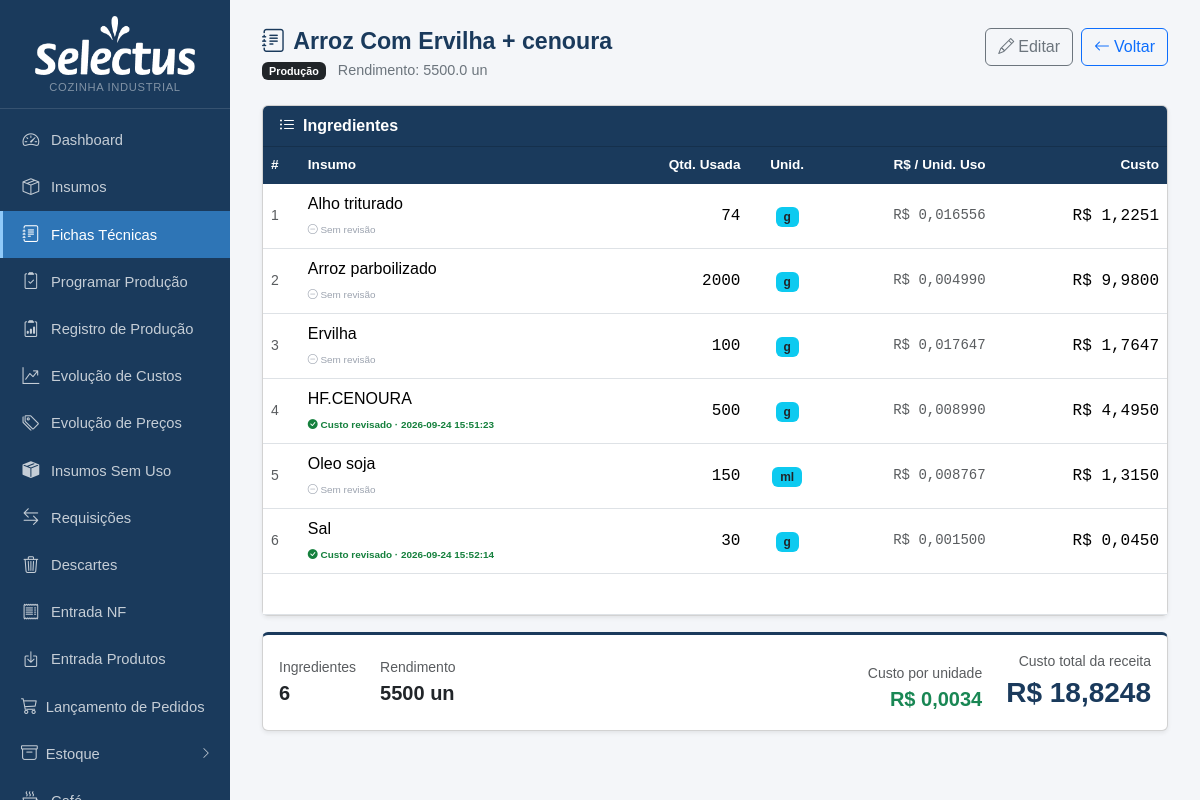
Page /fichas/85 on the earlier database version.
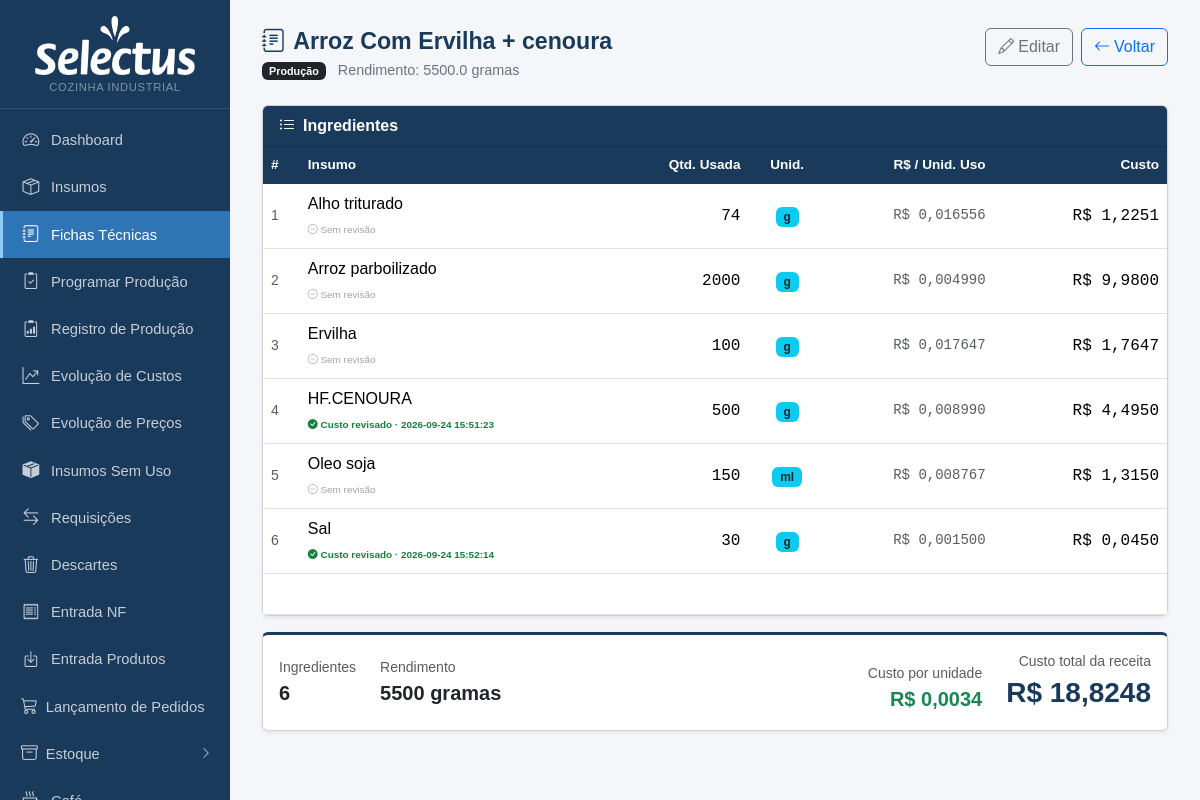
Same page on the later database version.
### tables this page shows
CREATE TABLE produtos (
            id INTEGER PRIMARY KEY AUTOINCREMENT,
            nome TEXT NOT NULL,
            descricao TEXT,
            rendimento REAL DEFAULT 1,
            unidade_rendimento TEXT DEFAULT 'un'
        , categoria TEXT, valor_referencia REAL, status_revisao TEXT DEFAULT 'nao_revisada', status_revisao_custo TEXT DEFAULT 'nao_revisado', data_revisao TEXT, data_revisao_custo TEXT, ativo INTEGER NOT NULL DEFAULT 1, observacao TEXT);

### app.py (the view)
@app.route('/fichas/<int:id>')
def ficha_ver(id):
    db = get_db()
    prod = db.execute('SELECT * FROM produtos WHERE id=?', (id,)).fetchone()
    if not prod:
        db.close(); return redirect(url_for('fichas_lista'))
    items = db.execute('''
        SELECT ft.id ft_id, ft.quantidade, i.id ins_id, i.nome ins_nome,
               i.unidade_uso, i.preco_compra, i.fator_conversao,
               i.produto_vinculado_id, p2.nome as nome_vinc, p2.rendimento as rend_vinc,
               i.status_revisao_custo, i.data_revisao_custo,
               COALESCE(ft.aproveitamento, 100) AS aproveitamento
        FROM ficha_tecnica ft
        JOIN insumos i ON i.id=ft.insumo_id
        LEFT JOIN produtos p2 ON p2.id = i.produto_vinculado_id
        WHERE ft.produto_id=? ORDER BY i.nome''', (id,)).fetchall()
    db.close()
    total, incompleto = 0.0, False
    itens = []
    for it in items:
        c = None
        origem = 'preco'
        aprov = (it['aproveitamento'] or 100) / 100
        qtd_compra = it['quantidade'] / aprov
        if it['produto_vinculado_id']:
            sub, sub_ok = custo_produto(it['produto_vinculado_id'])
            if sub_ok:
                rend = it['rend_vinc'] or 1
                c = qtd_compra * (sub / rend) / it['fator_conversao']
                total += c
                origem = 'ficha'
            else:
                incompleto = True
        elif it['preco_compra'] is not None:
            c = qtd_compra * it['preco_compra'] / it['fator_conversao']
            total += c
        else:
            incompleto = True
        itens.append({**dict(it), 'custo': c, 'origem': origem, 'qtd_compra': qtd_compra})
    cat_map = {nome: cls for nome, cls in CATEGORIAS}
    return render_template('ficha_ver.html', prod=prod, itens=itens, total=total, incompleto=incompleto, cat_map=cat_map)

### app.py (called while the page is built)
def _to_br(value, decimals):
    if value is None:
        return '—'
    s = f'{float(value):,.{decimals}f}'
    return s.replace(',', 'X').replace('.', ',').replace('X', '.')

@app.template_filter('brl')
def brl_filter(value, decimals=2):
    return 'R$ ' + _to_br(value, decimals)

def get_db():
    c = sqlite3.connect(DB)
    c.row_factory = sqlite3.Row
    c.execute("PRAGMA foreign_keys = ON")
    return c

def count_alertas():
    try:
        db = get_db()
        n = db.execute('''SELECT COUNT(*) FROM insumos
                          WHERE estoque_minimo > 0 AND COALESCE(estoque_atual,0) < estoque_minimo''').fetchone()[0]
        db.close()
        return n
    except:
        return 0

@app.context_processor
def inject_alertas():
    try:
        db = get_db()
        n_ped = db.execute("SELECT COUNT(*) FROM pedidos WHERE status='aberto'").fetchone()[0]
        db.close()
    except Exception:
        n_ped = 0
    return dict(n_alertas=count_alertas(), n_pedidos_abertos=n_ped)

### templates/ficha_ver.html (shortened to what the changed rows need)
{% extends "base.html" %}
{% block content %}
<div class="page-header d-flex justify-content-between align-items-start">
  <div>
    <h1><i class="bi bi-journal-text me-2"></i>{{ prod.nome }}</h1>
    <p>
      {% if prod.categoria %}
      <span class="badge {{ cat_map.get(prod.categoria, 'bg-secondary') }} me-2">{{ prod.categoria }}</span>
      {% endif %}
      {{ prod.descricao or '' }}{% if prod.descricao %} · {% endif %}Rendimento: {{ prod.rendimento }} {{ prod.unidade_rendimento }}
    </p>
  </div>
</div>
<div class="card shadow-sm">
  <div class="card-body p-0">
    <table class="table table-hover mb-0">
      <thead>
        <tr>
          <th>#</th>
          <th>Insumo</th>
          <th class="text-end">Qtd. Usada</th>
          <th class="text-center">Unid.</th>
          <th class="text-end">R$ / Unid. Uso</th>
          <th class="text-end">Custo</th>
        </tr>
      </thead>
    </table>
  </div>
</div>
<div class="card shadow-sm mt-3" style="border-top: 3px solid #1a3a5c">
  <div class="card-body py-3">
    <div class="d-flex flex-wrap justify-content-between align-items-center gap-3">
      <div class="d-flex gap-4">
        <div>
          <div class="text-muted small">Rendimento</div>
          <strong class="fs-5">{{ prod.rendimento|int if prod.rendimento == prod.rendimento|int else prod.rendimento|num_br(2) }} {{ prod.unidade_rendimento }}</strong>
        </div>
      </div>
      <div class="d-flex gap-4 align-items-end">
        {% if not incompleto and prod.rendimento and prod.rendimento > 1 %}
        <div class="text-end">
          <div class="text-muted small">Custo por unidade</div>
          <strong class="fs-5" style="color:#198754">{{ (total / prod.rendimento)|brl(4) }}</strong>
        </div>
        {% endif %}
      </div>
    </div>
  </div>
</div>
{% endblock %}

Differences in the rows shown:
changed produtos "Arroz Com Ervilha + cenoura": unidade_rendimento "un" → "gramas"
